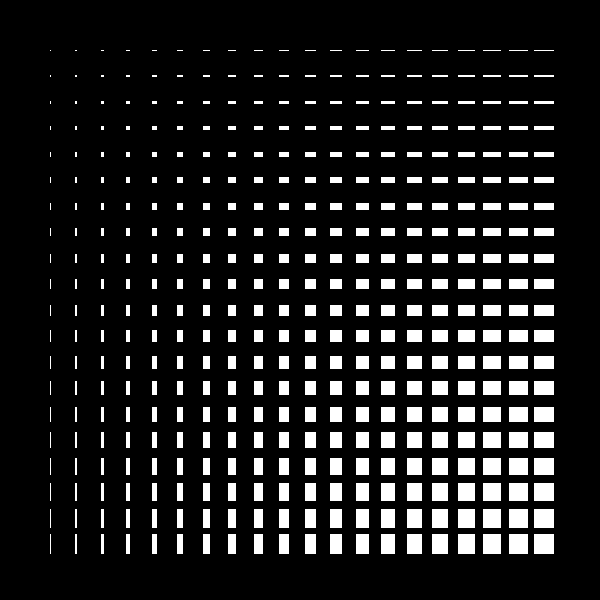
Frame 1 (no input)
Frame 60 (the mouse pressed at the canvas centre just before this capture): identical to frame 1, image omitted
Frame 120 (the mouse held since frame 60 and released just before this capture): identical to frame 1, image omitted

The Processing sketch that drew this single still picture (run headless with seeded random() and noise(); from frame 60 on, the mouse is pressed at the canvas centre):

// Processing sketch: processing_134117
// ── processing_134117.pde

// crashCourse processing by Corneel Cannaerts 2014
// nested loops

// a second loop can be nested inside a first one
// every time the first loop gets executed, the second loop will be executed a numer of times
// mind the {}, edit > auto format (ctrl+t) can help with indentation

int pad = 50;
int numX = 20;
int numY = 20;
float stepX;
float stepY;

void setup() {  
  size(600, 600);
  stepX = (width-2*pad)/(numX-1);
  stepY = (height-2*pad)/(numY-1);
  rectMode(CENTER);
}

void draw() {
  background(0);
  stroke(255);
  fill(255);
  //start first loop
  for (int i=0; i<numX; i++) {
    //start second loop
    for (int j=0; j<numY; j++) {     
      // rect(pad+i*stepX, pad+j*stepY, 20, 20);
      rect(pad+i*stepX, pad+j*stepY, i, j);
    }//end second loop
  }//end first loop
}
